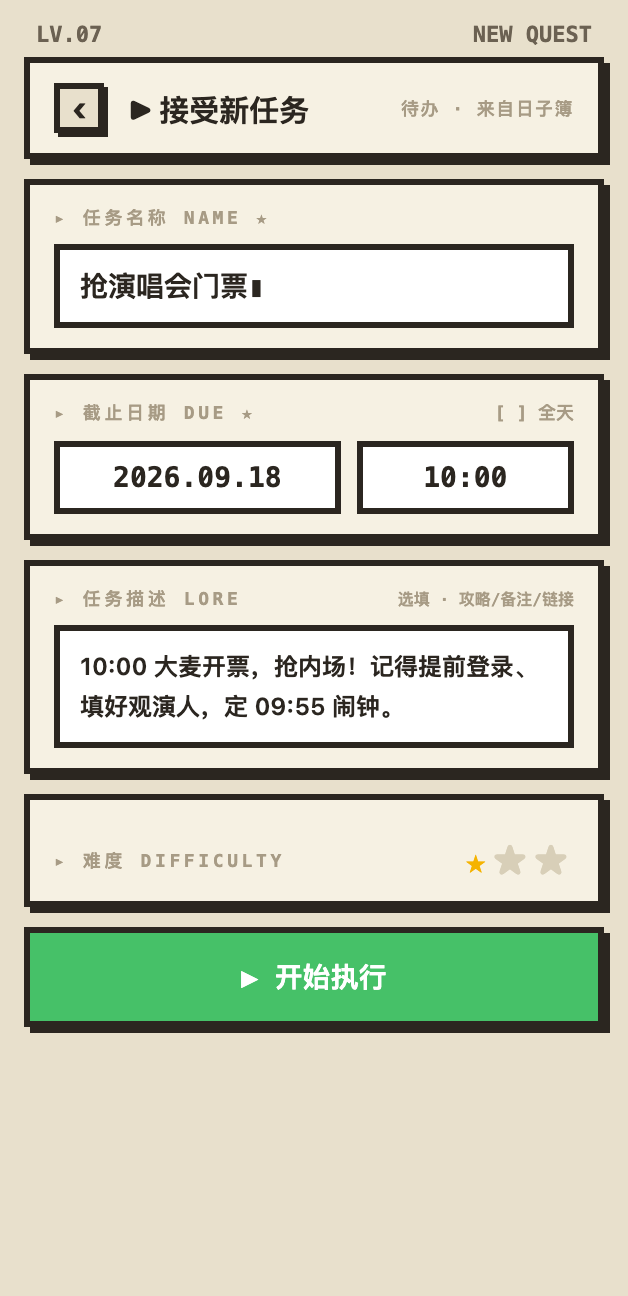
#> input picture docs/design/visual/screen-03-new_task/design.png, 628 x 1296 px
$ python _geometry_audit.py
#> lines starting #> are read from the running program, lines starting #| are printed output that depends on the picture
#!/usr/bin/env python3
"""第 ④ 屏几何偏差审计：设计稿 DOM 实测值 vs Android 实现截图像素测量。

产物：`geometry-audit.json`
"""
from __future__ import annotations
import json
import sys
from pathlib import Path

import numpy as np
from PIL import Image

HERE = Path(__file__).resolve().parent
INK = np.array([43, 38, 32])


def hlines(png: Path, x0: int = 280, x1: int = 340) -> list[int]:
    """返回被横穿的深色水平线中心 y（设备像素）。"""
#> called with x0 = 280, x1 = 340
    im = np.asarray(Image.open(png).convert("RGB")).astype(int)
    sub = im[:, x0:x1]
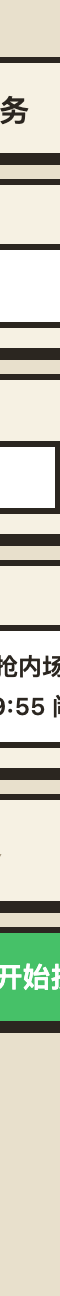
#> sub: shape (1296, 60, 3) int64; mean R, G, B 206.3, 208.6, 192.1
    hit = (np.abs(sub - INK).max(axis=2) <= 40).sum(axis=1) > (x1 - x0) * 0.8
    out, start = [], None
    for y, v in enumerate(hit):
        if v and start is None:
            start = y
        elif not v and start is not None:
            out.append((start + y - 1) // 2)
            start = None
#> this loop made 1296 passes
#> v on passes 1 to 12: False, False, False, False, False, False, False, False, False, False, False, False
#> after the loop, out = [59, 158, 181, 246, 324, 353, 376, 443, 510, 539, 562, 627, 744, 773, 796, 906, 929, 1026]
    if start is not None:
        out.append((start + len(hit) - 1) // 2)
    return out


def main() -> None:
    design = hlines(HERE / "design.png")
#> design has the same summary as out in hlines
    impl = hlines(HERE / "current-implementation-sample.png")
#> call 2 of hlines, with x0 = 280, x1 = 340
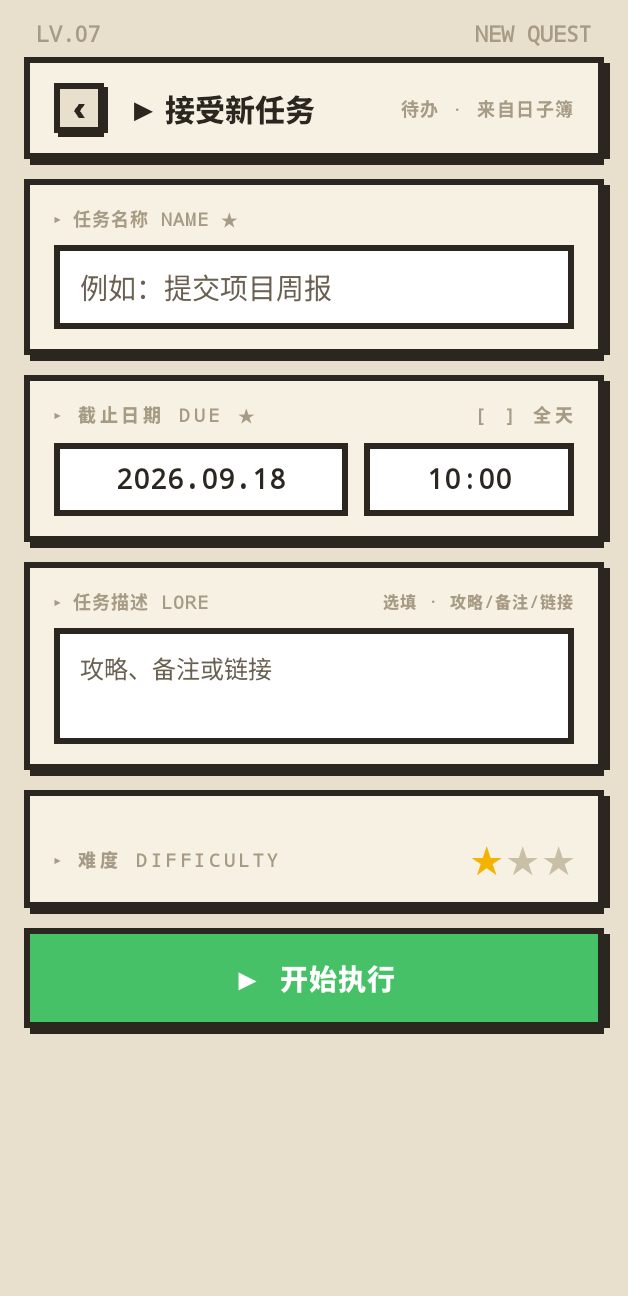
#> input picture docs/design/visual/screen-03-new_task/current-implementation-sample.png, 628 x 1296 px
#> in hlines (call 2), `sub = im[:, x0:x1]`:
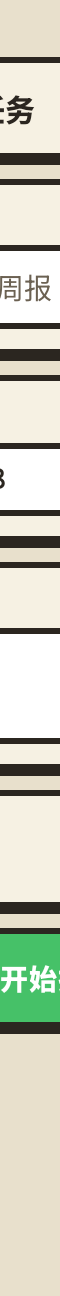
#> sub: shape (1296, 60, 3) int64; mean R, G, B 208.5, 210.9, 194.2
#> the loop in hlines (call 2), `for y, v in enumerate(hit):` made 1296 passes
#> after the loop in hlines (call 2), `for y, v in enumerate(hit):`: out = [59, 158, 181, 247, 325, 354, 377, 445, 512, 541, 564, 630, 740, 769, 792, 907, 930, 1027]
#> impl has the same summary as out in hlines
    n = min(len(design), len(impl))
#> n = 18
    pairs = [
        {
            "index": i,
            "design_px": design[i],
            "impl_px": impl[i],
            "offset_px": impl[i] - design[i],
            "offset_dp": round((impl[i] - design[i]) / 2, 1),
        }
        for i in range(n)
    ]
#> pairs = 18 items
    offsets = [abs(p["offset_px"]) for p in pairs]
#> offsets = [0, 0, 0, 1, 1, 1, 1, 2, 2, 2, 2, 3, 4, 4, 4, 1, 1, 1]
    report = {
        "mode": "new_task",
        "unit": "设备像素 @2x（÷2 = dp/CSS px）",
        "method": "同一 x 带 (280..340) 扫描被完整横穿的深色水平边框线，按出现顺序一一配对",
        "design_line_count": len(design),
        "impl_line_count": len(impl),
        "pair_count": n,
        "borders": pairs,
        "summary": {
            "max_abs_offset_px": max(offsets) if offsets else 0,
            "mean_abs_offset_px": round(float(np.mean(offsets)), 2) if offsets else 0,
            "within_2px_pct": round(100.0 * sum(o <= 2 for o in offsets) / len(offsets), 1) if offsets else 0,
            "within_4px_pct": round(100.0 * sum(o <= 4 for o in offsets) / len(offsets), 1) if offsets else 0,
        },
    }
    (HERE / "geometry-audit.json").write_text(
        json.dumps(report, ensure_ascii=False, indent=2), encoding="utf-8")
    print(json.dumps(report["summary"], ensure_ascii=False))
#| {"max_abs_offset_px": 4, "mean_abs_offset_px": 1.67, "within_2px_pct": 77.8, "within_4px_pct": 100.0}
    print("design_lines:", design)
#| design_lines: [59, 158, 181, 246, 324, 353, 376, 443, 510, 539, 562, 627, 744, 773, 796, 906, 929, 1026]
    print("impl_lines:", impl)
#| impl_lines: [59, 158, 181, 247, 325, 354, 377, 445, 512, 541, 564, 630, 740, 769, 792, 907, 930, 1027]
    print("offsets_px:", [p["offset_px"] for p in pairs])
#| offsets_px: [0, 0, 0, 1, 1, 1, 1, 2, 2, 2, 2, 3, -4, -4, -4, 1, 1, 1]


if __name__ == "__main__":
    main()
